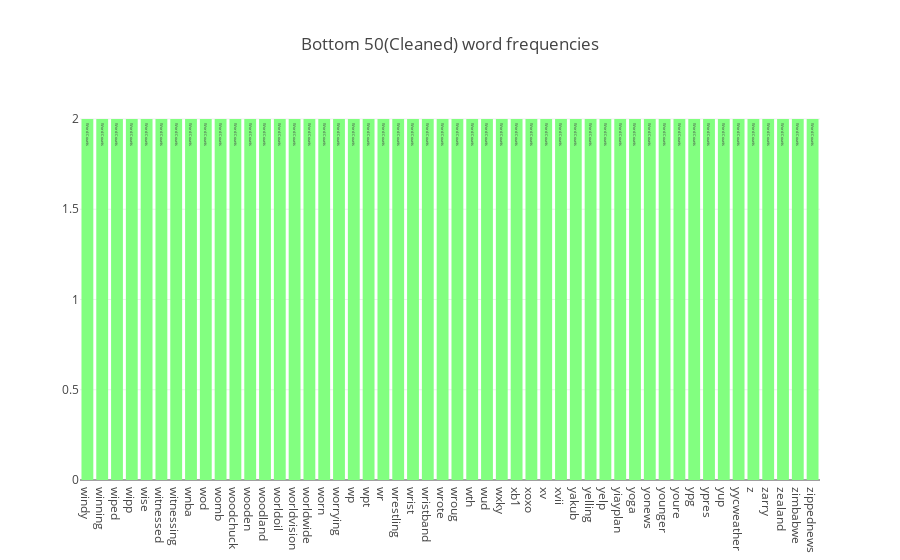

Here is the notebook cell this chart was saved with:
### Code cell
data = [go.Bar(
    x = x[-50:],
    y = y[-50:],
    marker = dict(colorscale='Jet', color = y[-50:]),
    text = 'Word Counts'
)]

layout = go.Layout(
    title = "Bottom 50(Cleaned) word frequencies"
)

fig = go.Figure(data=data, layout=layout)

py.iplot(fig, filename='basic-bar')

### Figure 1 — Plotly figure (JSON) as saved in the notebook; plotly's stock layout.template omitted (floating-point values rounded to 4 significant figures)
{"data": [{"marker": {"color": [2, 2, 2, 2, 2, 2, 2, 2, 2, 2, 2, 2, 2, 2, 2, 2, 2, 2, 2, 2, 2, 2, 2, 2, 2, 2, 2, 2, 2, 2, 2, 2, 2, 2, 2, 2, 2, 2, 2, 2, 2, 2, 2, 2, 2, 2, 2, 2, 2, 2], "colorscale": "Jet"}, "text": "Word Counts", "type": "bar", "uid": "5087639e-828b-42ad-b275-3675cf7b2953", "x": ["windy", "winning", "wiped", "wipp", "wise", "witnessed", "witnessing", "wnba", "wod", "womb", "woodchuck", "wooden", "woodland", "worldoil", "worldvision", "worldwide", "worn", "worrying", "wp", "wpt", "wr", "wrestling", "wrist", "wristband", "wrote", "wroug", "wth", "wud", "wxky", "xb1", "xoxo", "xv", "xvii", "yakub", "yelling", "yelp", "yiayplan", "yoga", "yonews", "younger", "youre", "ypg", "ypres", "yup", "yycweather", "z", "zarry", "zealand", "zimbabwe", "zippednews"], "y": [2, 2, 2, 2, 2, 2, 2, 2, 2, 2, 2, 2, 2, 2, 2, 2, 2, 2, 2, 2, 2, 2, 2, 2, 2, 2, 2, 2, 2, 2, 2, 2, 2, 2, 2, 2, 2, 2, 2, 2, 2, 2, 2, 2, 2, 2, 2, 2, 2, 2]}], "layout": {"title": {"text": "Bottom 50(Cleaned) word frequencies"}}}
